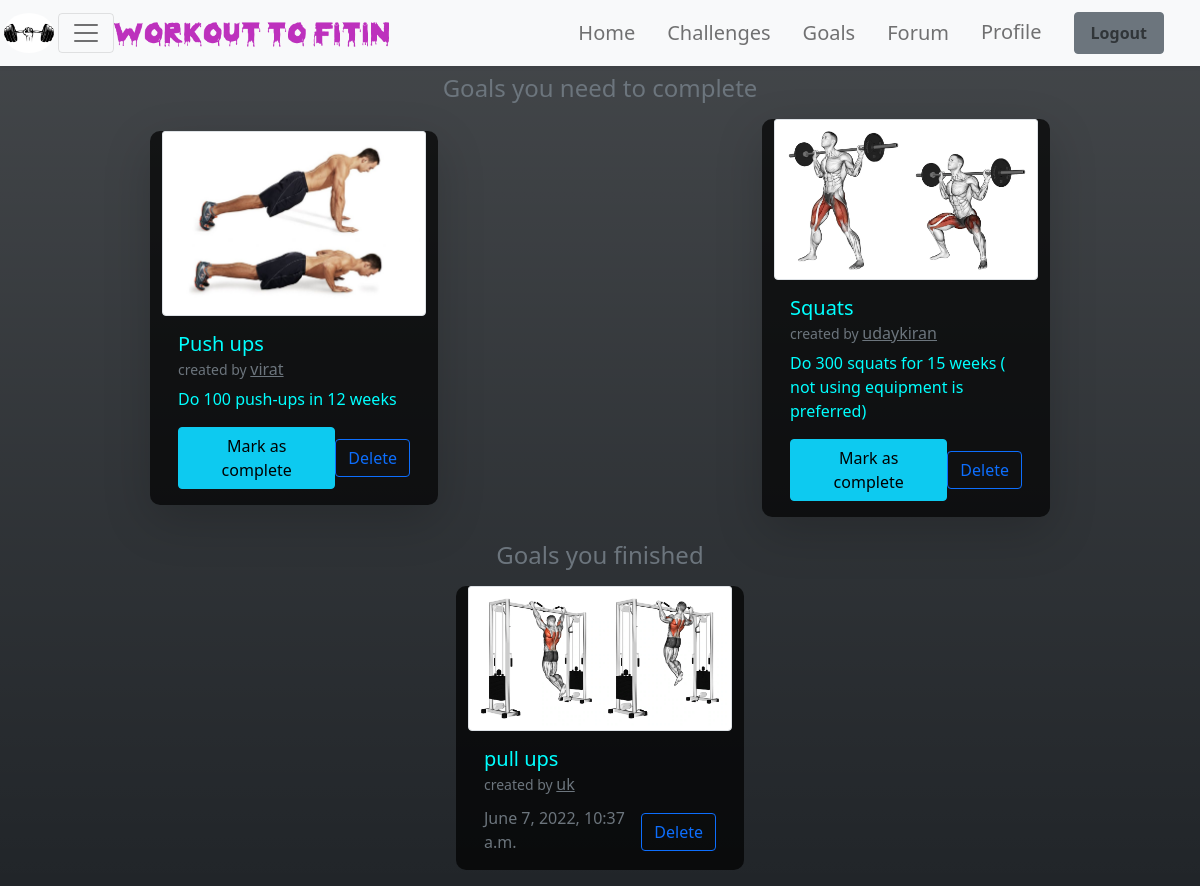
/goals/ (signed in), run on the app's committed database.
### myapp/models.py (models this page shows, shortened)
class Goals(models.Model) :
    participant = models.ForeignKey(User,on_delete=models.CASCADE)
    goal = models.ForeignKey(Challenges,on_delete=models.CASCADE)
    completed = models.BooleanField(default=False)
    def __str__(self) :
        return self.goal.title

class Challenges(models.Model) :
    title = models.CharField(max_length=100)
    description = models.TextField(blank=True)
    user = models.ForeignKey(User,on_delete=models.CASCADE)
    updated = models.DateTimeField(auto_now=True) # it will updated every single time when it is saved
    created = models.DateTimeField(auto_now_add=True) # initial time stamp
    image = models.ImageField(default='challenges/default.jpg',upload_to='challenges')
    class Meta :
        ordering = ['updated','created']

### myapp/views.py (the view)
# urls.py: path('goals/',myapp_views.goals,name='goals'),
@login_required
def goals(request) :
    goals = Goals.objects.filter(participant=request.user)
    print(goals)
    context = {'goals' : goals}
    return render(request,'goals.html',context=context)

### templates/goals.html (shortened to what this page needs)
{% extends 'base.html' %}
{% block content %}
<section class="bg-dark bg-gradient">
    <div class="py-2">
    <h4 class="text-center text-muted">Goals you need to complete</h4>
    <div class="row justify-content-center align-items-center">
    {% for goal in goals %}
        {% if goal.completed == False %}
        <div class="m-2 cardhover shadow-lg mx-auto" style="width: 18rem;">
            <img class="card-img-top img-thumbnail img-responsive" src="{{goal.goal.image.url}}" />
            <div class="card-body">
              <h5 class="card-title">{{goal.goal.title}}</h5>
              <h6 class="card-subtitle mb-2 text-muted"><small>created by </small><a class='text-muted' href='{% url 'profile' %}' >{{goal.goal.user.username}}</a></h6>
              <p class="card-text">{{goal.goal.description}}</p>
              <div class="d-flex justify-content-between align-items-center">
                  <a href="{% url 'challenge_completed' goal.id %}" class="btn btn-info">Mark as complete</a>
                  <a href="{% url 'delete_goal' goal.id %}" class="btn btn-outline-primary">Delete</a>
              </div>
            </div>
            </div>
            {% endif %}
    {% endfor %}
    </div>
    </div>
    <div class="py-2">
        <h4 class="text-center text-muted">Goals you finished</h4>
        <div class="row justify-content-center align-items-center">
        {% for goal in goals %}
            {% if goal.completed == True %}
            <div class="m-2 cardhover hadow-lg mx-auto" style="width: 18rem;">
                <img class="card-img-top img-thumbnail img-responsive" src="{{goal.goal.image.url}}" />
                <div class="card-body">
                  <h5 class="card-title">{{goal.goal.title}}</h5>
                  <h6 class="card-subtitle mb-2 text-muted"><small>created by </small><a class='text-muted' href='{% url 'profile' %}' >{{goal.goal.user.username}}</a></h6>
                  <div class="d-flex justify-content-between align-items-center">
                      <p class="card-subtitle text-muted">{{goal.goal.updated}}</p>
                      <a href="{% url 'delete_goal' goal.id %}" class="btn btn-outline-primary" >Delete</a>
                  </div>
                </div>
                </div>
                {% endif %}
        {% endfor %}
        </div>
        </div>
</section>
{% endblock content %}

### static/css/main.css (style rules this page uses)
body { background-color: blue; }
.cardhover { transition: 0.5s; background-color: rgba(0,0,0,0.7); color:aqua; border-radius: 10px; }

### data on the page
Goals: goal.image (picture), goal "Push ups", goal.user.username "virat", goal.description "Do 100 push-ups in 12 weeks"
Goals: goal.image (picture), goal "Squats", goal.user.username "udaykiran", goal.description "Do 300 squats for 15 weeks ( not using equipment is preferred)"
Goals: goal.image (picture), goal "pull ups", goal.user.username "uk", goal.updated "June 7, 2022, 10:37 a.m."
